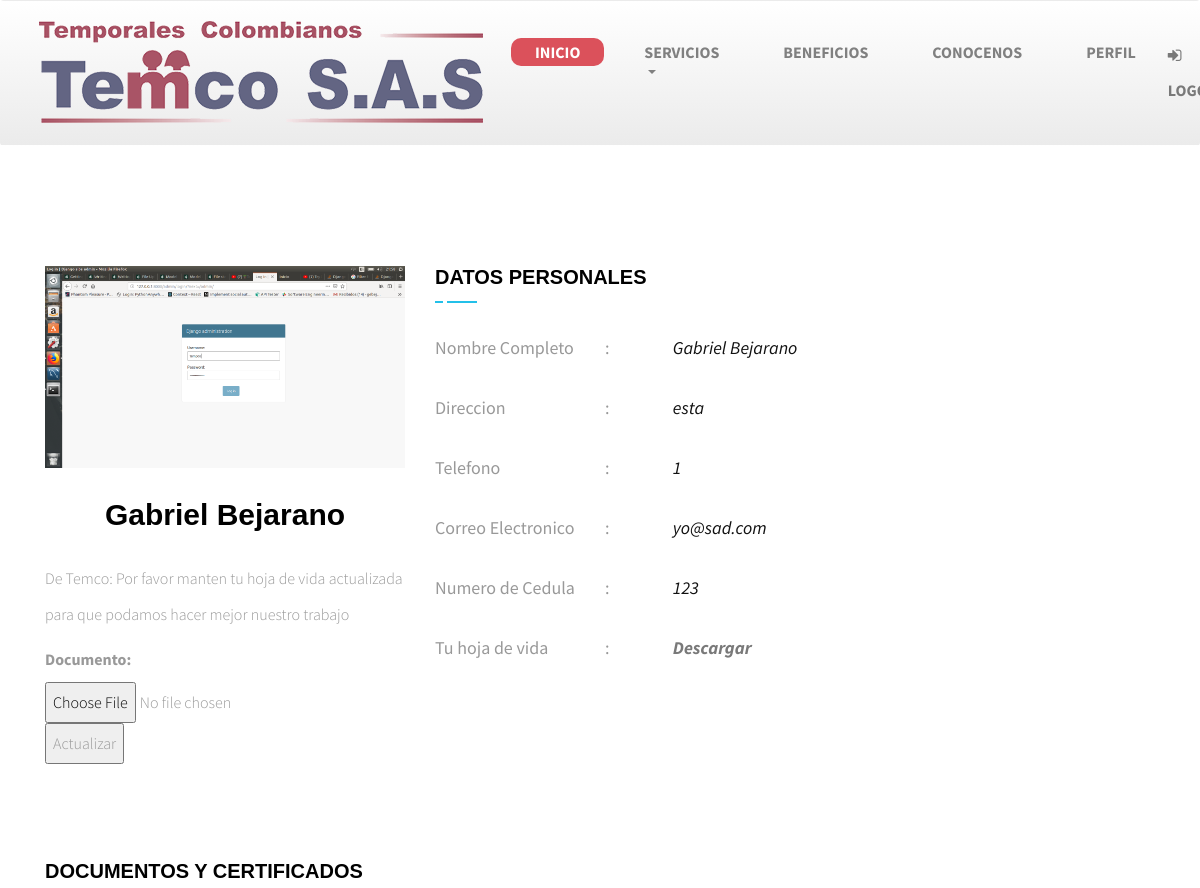
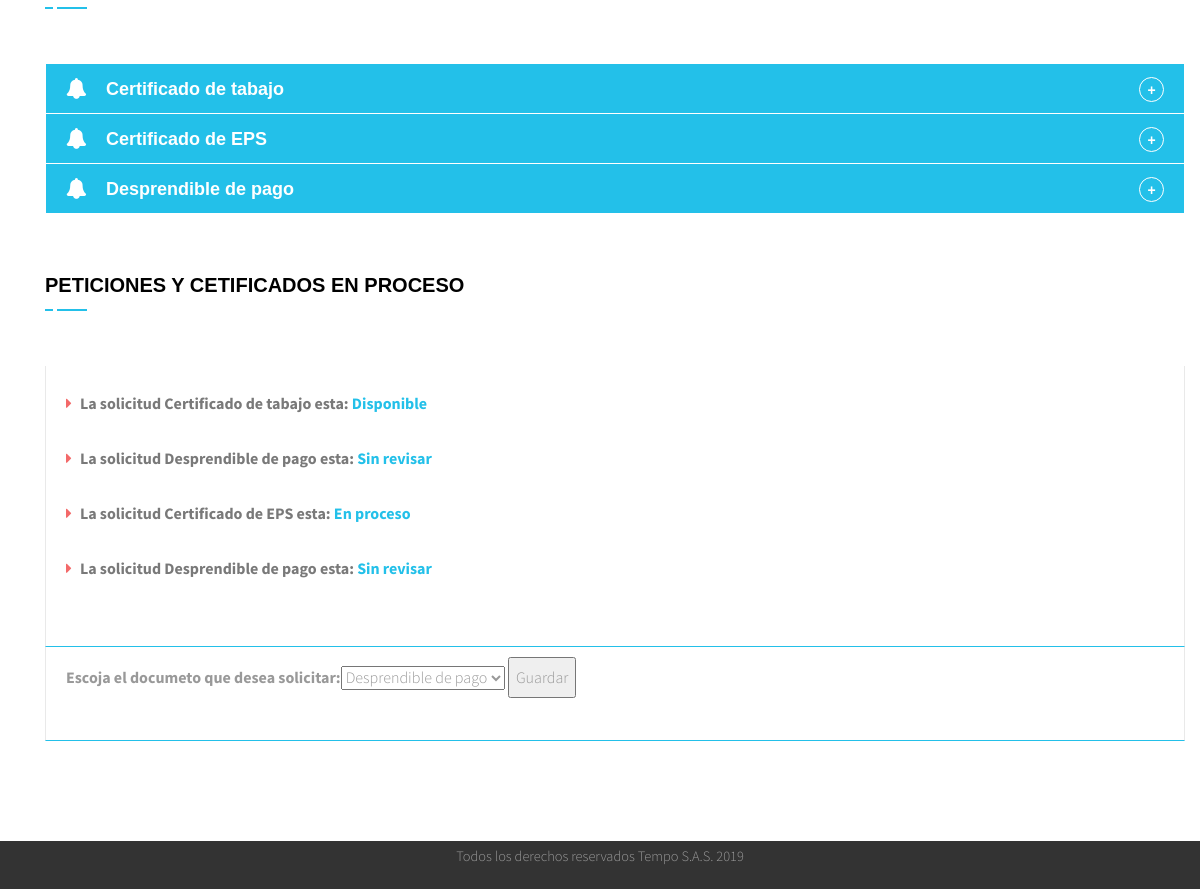
Page /perfil (signed in) on the committed database (2 pictures, top to bottom).
### main/models.py (models this page shows, shortened)
class Estatico(models.Model):
	titulo 		= models.CharField(max_length=200)
	correo 		= models.EmailField(max_length=45)
	telefono1 	= models.IntegerField()
	telefono2 	= models.IntegerField()
	ubicacion 	=  models.CharField(max_length=100)
	logo 		= models.ImageField(upload_to='media')
	horario 	= models.CharField(max_length=50)

class Empleado(models.Model):
	user 		= models.OneToOneField(User, on_delete=models.CASCADE)
	nombre 		= models.CharField(max_length=70, unique=True)
	cedula 		= models.CharField(max_length=20, unique=True)
	correo 		= models.EmailField(unique=True)
	direccion 	= models.CharField(max_length=150, default='esta')
	telefono 	= models.CharField(max_length=10, default='1')
	curriculum 	= models.FileField(upload_to='media', default='no_file')
	imagen 		= models.ImageField(upload_to='media', default='no_image')

class Archivo(models.Model):
	TIPO_UNO = 'Desprendible de pago'
	TIPO_DOS = 'Certificado de tabajo'
	TIPO_TRES = 'Certificado de EPS'
	TYPES = (
		(TIPO_UNO, 'Desprendible de pago'),
		(TIPO_DOS, 'Certificado de tabajo'),
		(TIPO_TRES, 'Certificado de EPS'),
	)
	empleado 	= models.ForeignKey(Empleado, on_delete=models.CASCADE)
	tipo 		= models.CharField(max_length=70, choices=TYPES, default=TIPO_UNO)
	documento 	= models.FileField(upload_to='media')
	fecha 		= models.DateTimeField('Fecha de Guardado')

class Solicitud(models.Model):
	TIPO_UNO = 'Desprendible de pago'
	TIPO_DOS = 'Certificado de tabajo'
	TIPO_TRES = 'Certificado de EPS'
	TYPES = (
		(TIPO_UNO, 'Desprendible de pago'),
		(TIPO_DOS, 'Certificado de tabajo'),
		(TIPO_TRES, 'Certificado de EPS'),
	)
	DISPONIBLE = 'Disponible'
	SIN_REVISAR = 'Sin revisar'
	EN_PROCESO = 'En proceso'
	STATES = (
		(DISPONIBLE,'Disponible'),
		(SIN_REVISAR, 'Sin revisar'),
		(EN_PROCESO, 'En proceso'),
	)
	empleado 	= models.ForeignKey(Empleado, on_delete=models.CASCADE)
	tipo 		= models.CharField(max_length=125, choices=TYPES)
	estado 		= models.CharField(max_length=20, choices=STATES, default=SIN_REVISAR)
	fecha 		= models.DateTimeField('Fecha de Guardado')

### main/views.py (the view, shortened to what this page needs)
# urls.py: path('perfil', views.perfil, name='perfil'),
@login_required
def perfil(request):
	context= {}
	context['logo'] = Estatico.objects.latest('telefono1')
	context['mensaje'] = ''
	cedula = request.user.empleado.cedula
	context['form'] = Peticion()
	context['file'] = ActualizarCurriculum()
	context['empleado'] = Empleado.objects.filter(cedula=cedula)
	context['documentos'] = Archivo.objects.filter(empleado__cedula=cedula)
	context['solicitudes'] = Solicitud.objects.filter(empleado__cedula=cedula)
	return render(request, 'main/perfil.html', context)

### main/forms.py
class Peticion(forms.Form):
	seleccion = forms.ChoiceField(choices=[('Desprendible de pago', 'Desprendible de pago'), ('Certificado de tabajo', 'Certificado de tabajo'), ('Certificado de EPS', 'Certificado de EPS')], widget=forms.Select(), label="Escoja el documeto que desea solicitar")

class ActualizarCurriculum(forms.Form):
	documento = forms.FileField(widget=forms.FileInput(attrs={'id': 'resume', 'name':'resume'}))

### main/templates/main/perfil.html (shortened to what this page needs)
<!DOCTYPE html>
<html lang="en">
<head>
    {%load static from staticfiles %}
    <link rel="stylesheet" href="{% static './main/css/styles.css' %}">
    <link rel="stylesheet" type="text/css" href="{% static './main/css/animate.css' %}" />
    <link rel="stylesheet" type="text/css" href="{% static './main/css/bootstrap.css' %}" />
    <link rel="stylesheet" type="text/css" href="{% static './main/css/font-awesome.css' %}" />
    <link rel="stylesheet" type="text/css" href="{% static './main/css/fonts.css' %}" />
    <link rel="stylesheet" type="text/css" href="{% static './main/css/reset.css' %}" />
    <link rel="stylesheet" type="text/css" href="{% static './main/css/owl.carousel.css' %}" />
    <link rel="stylesheet" type="text/css" href="{% static './main/css/owl.theme.default.css' %}" />
    <link rel="stylesheet" type="text/css" href="{% static './main/css/flaticon.css' %}" />
    <link rel="stylesheet" type="text/css" href="{% static './main/css/style_II.css' %}" />
    <link rel="stylesheet" type="text/css" href="{% static './main/css/responsive2.css' %}" />
</head>
<body>
       <nav class="navbar navbar-expand-md navbar-dark">
            <div class="container">
                <img title="Temco SAS" class="img-responsive" alt="Logo" src="{{logo.logo.url}}">
                <div class="collapse navbar-collapse" id="mainNavbar">
                    <ul class="navbar-nav mr-auto justify-content-end">
                        <li class="nav-item active">
                                <a class="nav-link" href="/">Inicio<span class="sr-only">(current)</span></a>
                        </li>
                        <li class="nav-item dropdown">
                                    <a class="nav-link dropdown-toggle" data-toggle="dropdown" href="#" role="button" aria-haspopup="true" aria-expanded="false">Servicios</a>
                        </li>
                        <li class="nav-item">
                                <a class="nav-link" href="/beneficios">Beneficios</a>
                        </li>
                        <li class="nav-item">
                                <a class="nav-link" href="/acerca">Conocenos</a>
                        </li>
                        {% if user.is_authenticated %}
                        <li class="nav-item">
                                <a class="nav-link" href="/perfil">Perfil</a>
                        </li>
                        <li class="has-children">
                            <div class="jp_top_header_right_cont">
                                <li><a href="{% url 'logout' %}"><i class="fa fa-sign-in"></i>&nbsp; LOGOUT</a></li>
                            </div>
                        </li>
                        {% endif%}
                    </ul>
                </div>
            </div>
        </nav>
    <div class="container">
    <div class="jp_cp_profile_main_wrapper">
        <div class="container">
            <div class="row">
                <div class="col-lg-4 col-md-4 col-sm-12 col-xs-12">
                    <div class="jp_cp_left_side_wrapper">
                        {%for user in empleado%}
                        <div class="jp_cp_left_pro_wallpaper">
                            <img src="{{user.imagen.url}}" alt="profile_img">
                            <h2>{{user.nombre}}</h2>
                        </div>
                        <div class="jp_cp_rd_wrapper">
                            <ul>
                                <div class="custom-input">
                                    <p>De Temco: Por favor manten tu hoja de vida actualizada para que podamos hacer mejor nuestro trabajo</p>
                                    <form method="post" name="file" enctype="multipart/form-data">
                                        {{ file }}
                                        <input type="submit" name="file" value="Actualizar" class="submit">
                                    </form>
                                </div>
                            </ul>
                        </div>
                        {%endfor%}
                    </div>
                </div>
                <div class="col-lg-8 col-md-8 col-sm-12 col-xs-12">
                    <div class="jp_cp_right_side_wrapper">
                        <div class="jp_cp_right_side_inner_wrapper">
                            <h2>Datos personales</h2>
                            {% for item in empleado%}
                            <table>
                                <tbody>
                                    <tr>
                                        <td class="td-w25">Nombre Completo</td>
                                        <td class="td-w10">:</td>
                                        <td class="td-w65">{{item.nombre}}</td>
                                    </tr>
                                    <tr>
                                        <td class="td-w25">Direccion</td>
                                        <td class="td-w10">:</td>
                                        <td class="td-w65">{{item.direccion}}</td>
                                    </tr>
                                    <tr>
                                        <td class="td-w25">Telefono</td>
                                        <td class="td-w10">:</td>
                                        <td class="td-w65">{{item.telefono}}</td>
                                    </tr>
                                    <tr>
                                        <td class="td-w25">Correo Electronico</td>
                                        <td class="td-w10">:</td>
                                        <td class="td-w65">{{item.correo}}</td>
                                    </tr>
                                    <tr>
                                        <td class="td-w25">Numero de Cedula</td>
                                        <td class="td-w10">:</td>
                                        <td class="td-w65">{{item.cedula}}</td>
                                    </tr>
                                    <tr>
                                        <td class="td-w25">Tu hoja de vida</td>
                                        <td class="td-w10">:</td>
                                        <td class="td-w65"> <a href="{{item.curriculum.url}}"> Descargar</a> </td>
                                    </tr>
                                </tbody>
                            </table>
                            {%endfor%}
                        </div>
                    </div>
                </div>
            </div>
            <div class="row">
                <div class="col-lg-12 col-md-12 col-xs-12 col-sm-12">
                    <div class="jp_cp_accor_heading_wrapper">
                        <h2>Documentos y certificados</h2>
                        <p></p>
                    </div>
                </div>
                <div class="col-lg-12 col-md-12 col-xs-12 col-sm-12">
                    <div class="accordion_wrapper abt_page_2_wrapper">
                        <div class="panel-group" id="accordion_threeLeft">
                            {%for item in documentos%}
                            <div class="panel panel-default">
                                <div class="panel-heading bell">
                                    <h4 class="panel-title">
                                        <a class="collapsed" data-toggle="collapse" data-parent="#accordion_threeLeft" href="#{{item.id}}" aria-expanded="false">
                                {{item.tipo}}
                              </a>
                                    </h4>
                                </div>
                            </div>
                            {%endfor%}
                        </div>
                    </div>
                </div>
            </div>
            <div class="row">
                <div class="col-lg-12 col-md-12 col-xs-12 col-sm-12">
                    <div class="jp_cp_accor_heading_wrapper">
                        <h2>Peticiones y cetificados en proceso</h2>
                        <p></p>
                    </div>
                </div>
                <div class="col-lg-12 col-md-12 col-xs-12 col-sm-12">
                    <div class="accordion_wrapper abt_page_2_wrapper">
                        <div class="panel-group" id="accordion_threeLeft">
                            <div class="jp_rightside_job_categories_content">
                                <ul>
                                    {%for item in solicitudes%}
                                    <li><i class="fa fa-caret-right"></i> <a href="#"> La solicitud  {{item.tipo}} esta:  <span> {{item.estado}} </span></a></li>
                                    {%endfor%}
                                </ul>
                            </div>
                            <div class="jp_rightside_job_categories_content">
                                <form method="post" name="form">
                                    {{form}}
                                    <input type="submit" name="submit" class="submit" value="Guardar">
                                </form>
                            </div>
                        </div>
                    </div>
                </div>
            </div>
        </div>
    </div>
    </div>
    <footer class="footer">
            <p style="text-align: center;">Todos los derechos reservados Tempo S.A.S. 2019</p>
        </footer>
</body>
</html>

### rows in the picture
Estatico: logo (picture)
Empleado: imagen (picture), nombre "Gabriel Bejarano", direccion "esta", telefono "1", correo "yo@sad.com", cedula "123"
Archivo: tipo "Certificado de tabajo"
Archivo: tipo "Certificado de EPS"
Archivo: tipo "Desprendible de pago"
Solicitud: tipo "Certificado de tabajo", estado "Disponible"
Solicitud: tipo "Desprendible de pago", estado "Sin revisar"
Solicitud: tipo "Certificado de EPS", estado "En proceso"
Solicitud: tipo "Desprendible de pago", estado "Sin revisar"
